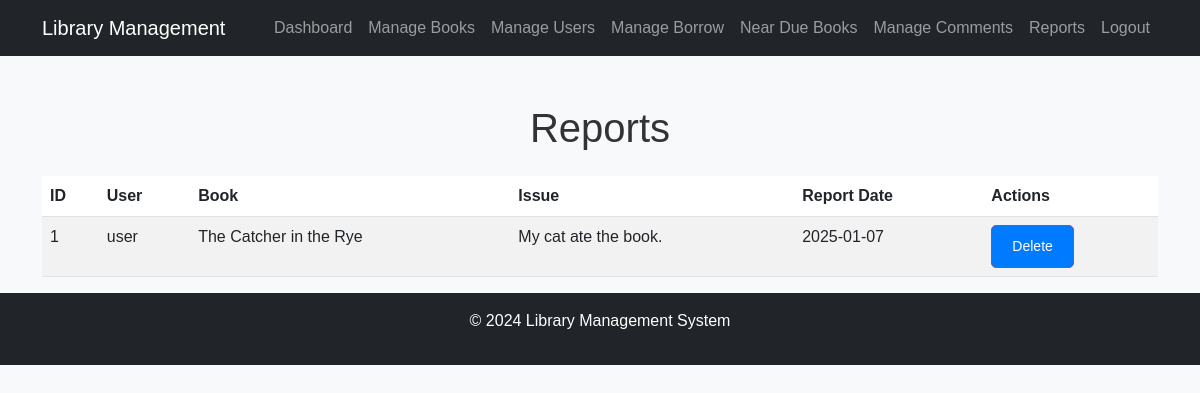
Screenshot of /admin/reports.php (signed in) with the database file from the repository.
### tables this page shows
CREATE TABLE `reports` (
  `id` int(11) NOT NULL,
  `user_id` int(11) NOT NULL,
  `book_id` int(11) NOT NULL,
  `issue` text NOT NULL,
  `report_date` date NOT NULL
);

CREATE TABLE `users` (
  `id` int(11) NOT NULL,
  `username` varchar(50) NOT NULL,
  `password` varchar(255) NOT NULL,
  `email` varchar(100) NOT NULL,
  `role` enum('admin','user') DEFAULT 'user',
  `created_at` timestamp NOT NULL DEFAULT current_timestamp(),
  `status` enum('active','locked') DEFAULT 'active'
);

CREATE TABLE `books` (
  `id` int(11) NOT NULL,
  `title` varchar(255) NOT NULL,
  `author` varchar(255) NOT NULL,
  `genre` varchar(100) DEFAULT NULL,
  `description` mediumtext DEFAULT NULL,
  `isbn` varchar(20) DEFAULT NULL,
  `status` enum('available','borrowed','reserved','lost') DEFAULT 'available',
  `cover_image` varchar(255) DEFAULT NULL,
  `published_year` year(4) DEFAULT NULL,
  `quantity` int(11) DEFAULT 0,
  `borrow_duration` int(11) DEFAULT 14
);

### admin/reports.php (the view, shortened to what this page needs)
<?php
include_once '../includes/db.php';
$sql = "SELECT reports.id, reports.user_id, reports.book_id, reports.issue, reports.report_date, users.username, books.title
        FROM reports
        JOIN users ON reports.user_id = users.id
        JOIN books ON reports.book_id = books.id
        ORDER BY reports.report_date DESC";
$result = $conn->query($sql);
$reports = $result->fetch_all(MYSQLI_ASSOC);
?>
<!DOCTYPE html>
<html lang="en">
<head>
    <link href="https://cdn.jsdelivr.net/npm/bootstrap@5.3.0/dist/css/bootstrap.min.css" rel="stylesheet">
    <link rel="stylesheet" href="../assets/css/style.css">
</head>
<body>
    <?php include_once '../includes/header.php'; ?>
    <div class="container mt-5">
        <h1 class="text-center mb-4">Reports</h1>
        <table class="table table-striped">
            <thead>
                <tr>
                    <th>ID</th>
                    <th>User</th>
                    <th>Book</th>
                    <th>Issue</th>
                    <th>Report Date</th>
                    <th>Actions</th>
                </tr>
            </thead>
            <tbody>
                <?php foreach ($reports as $report): ?>
                    <tr>
                        <td><?php echo $report['id']; ?></td>
                        <td><?php echo $report['username']; ?></td>
                        <td><?php echo $report['title']; ?></td>
                        <td><?php echo $report['issue']; ?></td>
                        <td><?php echo $report['report_date']; ?></td>
                        <td>
                            <a href="?delete_id=<?php echo $report['id']; ?>" class="btn btn-danger btn-sm" onclick="return confirm('Are you sure you want to delete this report?')">Delete</a>
                        </td>
                    </tr>
                <?php endforeach; ?>
            </tbody>
        </table>
    </div>
    <?php include_once '../includes/footer.php'; ?>
</body>
</html>

### assets/css/style.css (style rules this page uses)
body { font-family: Arial, sans-serif; margin: 0; padding: 0; background-color: #f4f4f4; }
h1, h2, h3 { color: #333; }
a { text-decoration: none; color: #007bff; }
.btn { display: inline-block; padding: 10px 20px; background-color: #007bff; color: white; border-radius: 5px; text-align: center; }
body { font-family: "Arial", sans-serif; background-color: #f8f9fa; }

### rows the page displays
reports: id "1", user.username "user", book.title "The Catcher in the Rye", issue "My cat ate the book.", report_date "2025-01-07"
